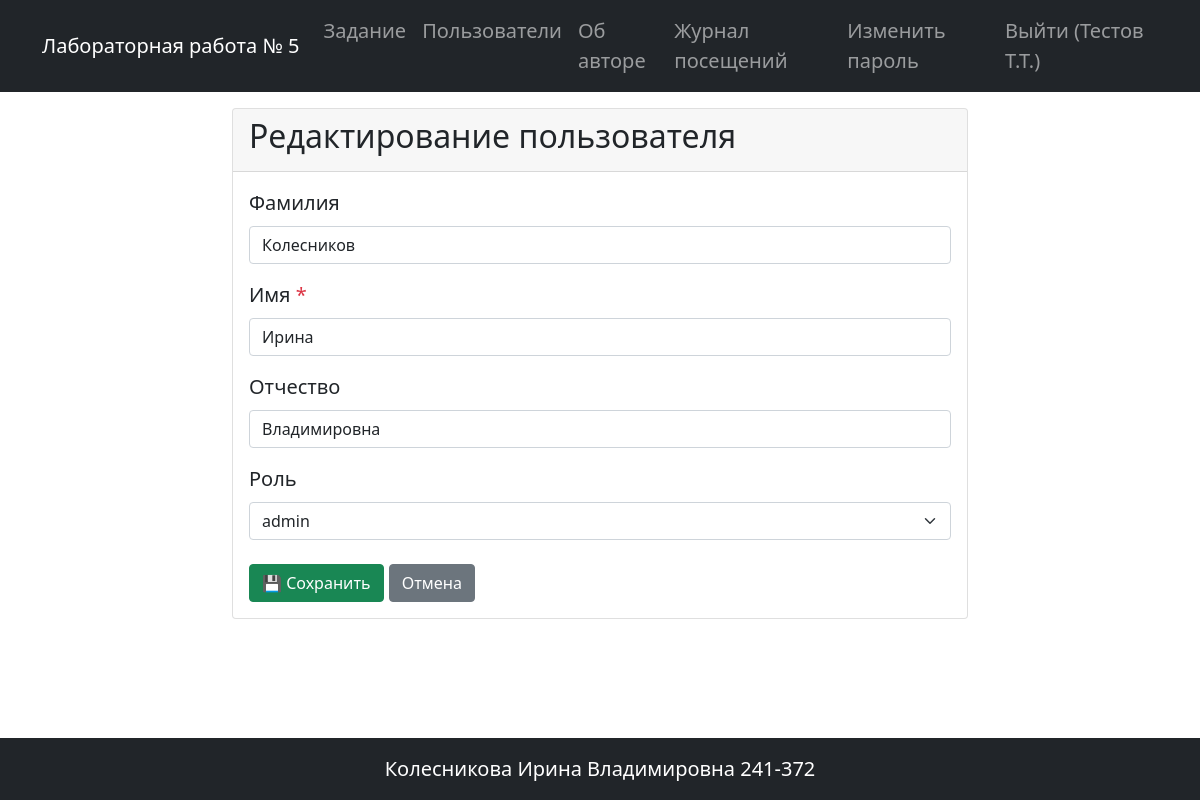
Screenshot of /user/1/edit (signed in) with the database file from the repository.
### app.py (models this page shows, shortened)
class User(UserMixin, db.Model):
    __tablename__ = 'users'
    id = db.Column(db.Integer, primary_key=True)
    login = db.Column(db.String(50), nullable=False, unique=True)
    password_hash = db.Column(db.String(255), nullable=False)
    last_name = db.Column(db.String(100), nullable=True)
    first_name = db.Column(db.String(100), nullable=False)
    patronymic = db.Column(db.String(100), nullable=True)
    role_id = db.Column(db.Integer, db.ForeignKey('roles.id'), nullable=True)
    created_at = db.Column(db.DateTime, default=datetime.now)
    role = db.relationship('Role', back_populates='users', lazy='select')
    @property
    def short_name(self):
        result = self.last_name if self.last_name else ''
        if self.first_name:
            result += f' {self.first_name[0]}.' if result else f'{self.first_name[0]}.'
        if self.patronymic:
            result += f'{self.patronymic[0]}.' if result else f'{self.patronymic[0]}.'
        return result if result else self.login
    def has_permission(self, action, target_user=None):
        role_name = self.role.name if self.role else 'guest'
        if role_name == 'admin':
            return True

### app.py (the view)
        def wrapper(*args, **kwargs):
            if not current_user.is_authenticated:
                flash('Для доступа необходимо авторизоваться', 'warning')
                return redirect(url_for('login'))
            target_user = None
            if 'user_id' in kwargs:
                target_user = User.query.get(kwargs['user_id'])
            if not current_user.has_permission(action, target_user):
                flash('У вас недостаточно прав для выполнения этого действия', 'danger')
                return redirect(url_for('user_list'))
            return f(*args, **kwargs)

### app.py (called while the page is built, shortened)
@app.before_request
def log_visit():
    if request.endpoint not in ['static', 'login', 'logout']:
        user_id = current_user.id if current_user.is_authenticated else None
        try:
            log = VisitLog(path=request.path, user_id=user_id)
            db.session.add(log)
            db.session.commit()
        except:
            db.session.rollback()

@login_manager.user_loader
def load_user(user_id):
    return User.query.get(int(user_id))

def permission_required(action):
    def decorator(f):
        def wrapper(*args, **kwargs):
            if not current_user.is_authenticated:
                flash('Для доступа необходимо авторизоваться', 'warning')
                return redirect(url_for('login'))
            target_user = None
            if 'user_id' in kwargs:
                target_user = User.query.get(kwargs['user_id'])
            if not current_user.has_permission(action, target_user):
                flash('У вас недостаточно прав для выполнения этого действия', 'danger')
                return redirect(url_for('user_list'))
            return f(*args, **kwargs)
        wrapper.__name__ = f.__name__
        return wrapper
    return decorator

@app.route('/user/<int:user_id>/edit', methods=['GET', 'POST'])
@login_required
@permission_required('edit')
def edit_user(user_id):
    user = User.query.get(user_id)
    if not user:
        flash('Пользователь не найден', 'danger')
        return redirect(url_for('user_list'))
    if not current_user.has_permission('edit', user):
        flash('Вы можете редактировать только свой профиль', 'danger')
        return redirect(url_for('user_list'))
    roles = Role.query.order_by(Role.name).all()
    form_data = {
        'last_name': user.last_name or '',
        'first_name': user.first_name or '',
        'patronymic': user.patronymic or '',
        'role_id': str(user.role_id) if user.role_id else ''
    }
    return render_template('user_form.html', title='Редактирование пользователя',
                           user=user, roles=roles, errors={}, form_data=form_data)

### templates/user_form.html (shortened to what this page needs)
{% extends 'base.html' %}
{% block content %}
<div class="row justify-content-center">
    <div class="col-md-8">
        <div class="card">
            <div class="card-header">
                <h2>{{ title }}</h2>
            </div>
            <div class="card-body">
                <form method="POST">
                    <div class="mb-3">
                        <label for="last_name" class="form-label">Фамилия</label>
                        <input type="text" class="form-control {% if errors.last_name %}is-invalid{% endif %}"
                               id="last_name" name="last_name" value="{{ form_data.get('last_name', '') }}">
                    </div>
                    <div class="mb-3">
                        <label for="first_name" class="form-label">Имя <span class="text-danger">*</span></label>
                        <input type="text" class="form-control {% if errors.first_name %}is-invalid{% endif %}"
                               id="first_name" name="first_name" value="{{ form_data.get('first_name', '') }}" required>
                    </div>
                    <div class="mb-3">
                        <label for="patronymic" class="form-label">Отчество</label>
                        <input type="text" class="form-control {% if errors.patronymic %}is-invalid{% endif %}"
                               id="patronymic" name="patronymic" value="{{ form_data.get('patronymic', '') }}">
                    </div>
                    <div class="mb-3">
                        <label for="role_id" class="form-label">Роль</label>
                        <select class="form-select {% if errors.role_id %}is-invalid{% endif %}" id="role_id" name="role_id">
                            {% for role in roles %}
                                {% set selected = 'selected' if form_data.get('role_id')|string == role.id|string else '' %}
                                <option value="{{ role.id }}" {{ selected }}>{{ role.name }}</option>
                            {% endfor %}
                        </select>
                    </div>
                    <div class="mt-4">
                        <button type="submit" class="btn btn-success">💾 Сохранить</button>
                        <a href="{{ url_for('user_list') }}" class="btn btn-secondary">Отмена</a>
                    </div>
                </form>
            </div>
        </div>
    </div>
</div>
{% endblock %}

### templates/base.html (shortened to what this page needs)
<!doctype html>
<html lang="ru">
    <head>
    <link href="https://cdn.jsdelivr.net/npm/bootstrap@5.0.2/dist/css/bootstrap.min.css" rel="stylesheet">
    <link rel="stylesheet" href="{{ url_for('static', filename='styles.css') }}">
    </head>
    <body class="d-flex flex-column min-vh-100">
    <header>
        <nav class="navbar navbar-expand-lg navbar-dark bg-dark">
            <div class="container">
                <a class="navbar-brand" href="{{ url_for('index') }}">Лабораторная работа № 5</a>
                <div class="collapse navbar-collapse" id="navbarSupportedContent">
                    <ul class="navbar-nav ms-auto mb-2 mb-lg-0">
                        <li class="nav-item">
                            <a class="nav-link" href="{{ url_for('index') }}">Задание</a>
                        </li>
                        <li class="nav-item">
                            <a class="nav-link" href="{{ url_for('user_list') }}">Пользователи</a>
                        </li>
                        <li class="nav-item">
                            <a class="nav-link" href="{{ url_for('about') }}">Об авторе</a>
                        </li>
                        {% if current_user.is_authenticated %}
                            {% set role_name = current_user.role.name if current_user.role else 'guest' %}
                            {% if role_name != 'guest' %}
                                <li class="nav-item">
                                    <a class="nav-link" href="{{ url_for('statistics_journal') }}">Журнал посещений</a>
                                </li>
                            {% endif %}
                            <li class="nav-item">
                                <a class="nav-link" href="{{ url_for('change_password') }}">Изменить пароль</a>
                            </li>
                            <li class="nav-item">
                                <a class="nav-link" href="{{ url_for('logout') }}">Выйти ({{ current_user.short_name }})</a>
                            </li>
                        {% else %}
                            <li class="nav-item">
                                <a class="nav-link" href="{{ url_for('login') }}">Вход</a>
                            </li>
                        {% endif %}
                    </ul>
                </div>
            </div>
          </nav>
    </header>
    <main class="flex-grow-1 my-3">
        <div class="container">
            {% block content %}{% endblock %}
        </div>
    </main>
    <footer class="bg-dark text-white mt-5 py-3">
        <div class="container text-center">
            <p class="mb-0">Колесникова Ирина Владимировна 241-372</p>
        </div>
    </footer>
    </body>
</html>

### static/styles.css (style rules this page uses)
body { font-size: 1.25rem; }

### rows the page displays
User: short_name "Тестов Т.Т."
User: last_name "Колесников", first_name "Ирина", patronymic "Владимировна"

### other values shown
{{ title }} "Редактирование пользователя"
form field role_id "admin"
